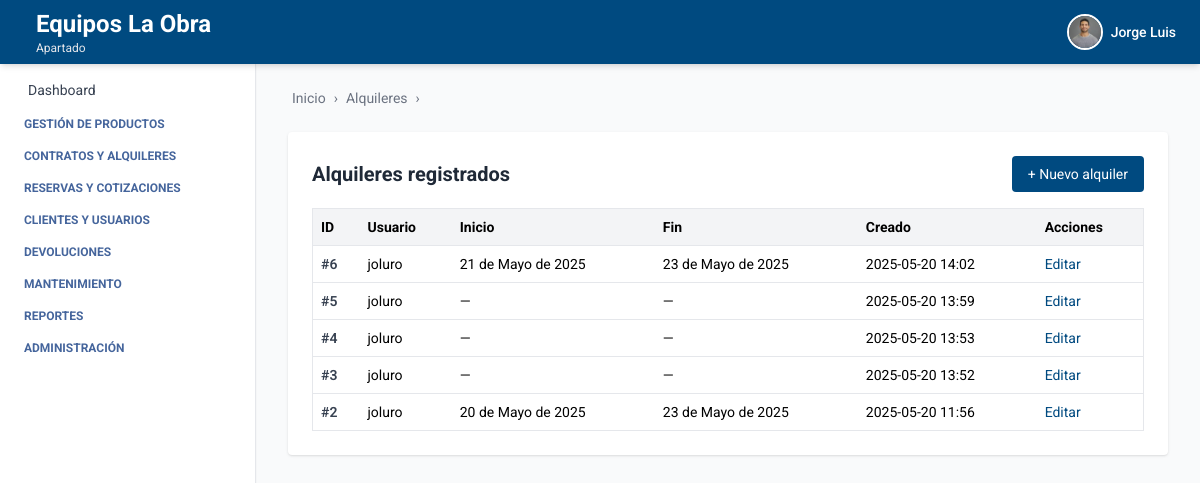
Before: /alquiler/ (signed in) with the older database file.
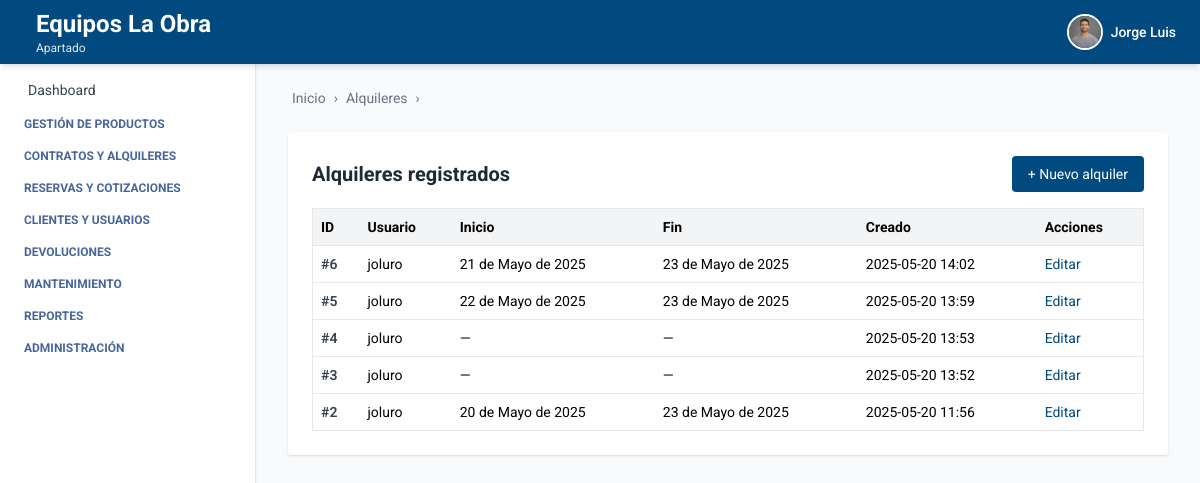
After: the same page with the newer database file.
### alquiler/models.py (models this page shows, shortened)
class Alquiler(models.Model):
    usuario = models.ForeignKey(settings.AUTH_USER_MODEL, on_delete=models.CASCADE)
    cliente = models.ForeignKey(Cliente, on_delete=models.PROTECT, related_name='alquileres', null=True, blank=True)
    fecha_inicio = models.DateField(null=True, blank=True)
    fecha_fin = models.DateField(null=True, blank=True)
    observaciones = models.TextField(blank=True)
    total= models.DecimalField(
        max_digits=10, decimal_places=2, default=0.0,
        help_text="Total cobro del alquiler"
    )
    descuento_general = models.DecimalField(
        max_digits=5, decimal_places=2, default=0.0,
        help_text="Descuento general en % sobre el total del alquiler"
    )
    created_at = models.DateTimeField(auto_now_add=True)
    updated_at = models.DateTimeField(auto_now=True)
    created_by = models.ForeignKey(
        settings.AUTH_USER_MODEL, on_delete=models.SET_NULL,
        null=True, blank=True, related_name='alquileres_creados_por'
    )
    updated_by = models.ForeignKey(
        settings.AUTH_USER_MODEL, on_delete=models.SET_NULL,
        null=True, blank=True, related_name='alquileres_actualizados_por'
    )

### autenticacion/models.py (models this page shows, shortened)
class Usuario(AbstractUser):
    telefono = models.CharField(max_length=20, blank=True, null=True)
    empresa = models.ForeignKey(Empresa, on_delete=models.SET_NULL, null=True, blank=True)
    sucursal = models.ForeignKey(Sucursal, on_delete=models.SET_NULL, null=True, blank=True)
    ESTADOS = [
        ("activo", "Activo"),
        ("inactivo", "Inactivo"),
    ]
    estado = models.CharField(max_length=10, choices=ESTADOS, default="activo")
    foto_perfil = models.ImageField(upload_to='usuarios/img/', blank=True, null=True)
    groups = models.ManyToManyField(
        Group,
        related_name='usuarios',  # Evita conflicto con 'user_set'
        blank=True,
        help_text='The groups this user belongs to.',
        verbose_name='groups'
    )
    user_permissions = models.ManyToManyField(
        Permission,
        related_name='usuarios',  # Evita conflicto con 'user_set'
        blank=True,
        help_text='Specific permissions for this user.',
        verbose_name='user permissions'
    )

### alquiler/views_alquiler.py (the view)
# urls.py: path('', alquiler_list, name='alquiler_list'),
@login_required
def alquiler_list(request):
    alquileres = Alquiler.objects.filter(
        usuario__sucursal=request.user.sucursal).order_by('-created_at')
    context = {
        'alquileres': alquileres,
        'breadcrumb_items': [('Alquileres', 'Listado')]
    }
    return render(request, 'alquiler_list.html', context)

### alquiler/templates/alquiler_list.html
{% extends 'index.html' %}
{% load humanize %}
{% block breadcrumb %}
  {% include 'breadcrumb.html' with home='/' breadcrumbs=breadcrumb_items %}
{% endblock %}
{% block content %}
<div class="max-w-6xl mx-auto mt-6 bg-white p-6 rounded shadow">
  <div class="flex justify-between items-center mb-4">
    <h2 class="text-xl font-bold text-gray-800">Alquileres registrados</h2>
    <a href="{% url 'crear_alquiler' %}" class="bg-[var(--primary-color)] text-white px-4 py-2 rounded hover:bg-blue-700 transition text-sm">
      + Nuevo alquiler
    </a>
  </div>
  <table class="min-w-full bg-white border border-gray-200 text-sm rounded">
    <thead class="bg-gray-100 text-left">
      <tr>
        <th class="p-2">ID</th>
        <th class="p-2">Usuario</th>
        <th class="p-2">Inicio</th>
        <th class="p-2">Fin</th>
        <th class="p-2">Creado</th>
        <th class="p-2">Acciones</th>
      </tr>
    </thead>
    <tbody>
      {% for a in alquileres %}
        <tr class="border-t">
          <td class="p-2 font-semibold text-gray-700">#{{ a.id }}</td>
          <td class="p-2">{{ a.usuario.username }}</td>
          <td class="p-2">{{ a.fecha_inicio|default:"—" }}</td>
          <td class="p-2">{{ a.fecha_fin|default:"—" }}</td>
          <td class="p-2">{{ a.created_at|date:"Y-m-d H:i" }}</td>
          <td class="p-2">
            <a href="{% url 'editar_alquiler' a.id %}" class="text-[var(--primary-color)] hover:underline">Editar</a>
          </td>
        </tr>
      {% empty %}
        <tr>
          <td colspan="6" class="p-4 text-center text-gray-500">No hay alquileres registrados.</td>
        </tr>
      {% endfor %}
    </tbody>
  </table>
</div>
{% endblock %}

Changed rows visible on the page:
changed Alquiler id 5: fecha_inicio "—" → "22 de Mayo de 2025"; fecha_fin "—" → "23 de Mayo de 2025"
